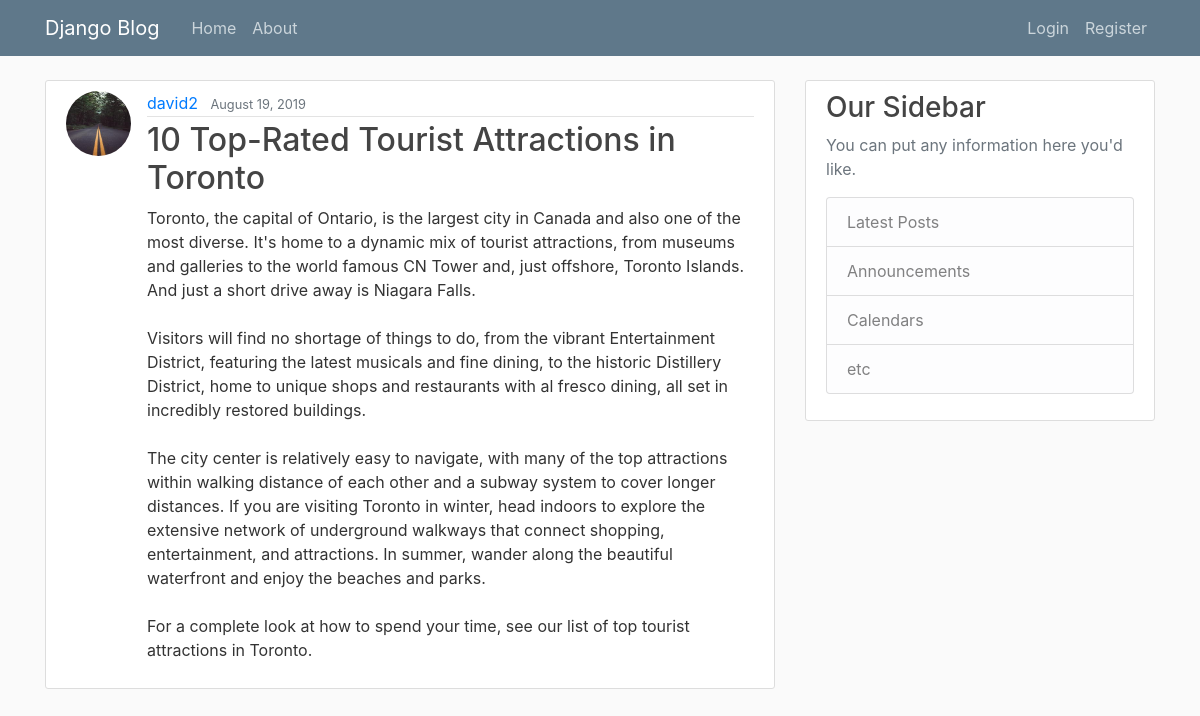
The app's page /post/37 with its own data.
### blog/models.py (models this page shows, shortened)
class Post(models.Model):
    title = models.CharField(max_length=100)
    content = models.TextField()
    date_posted = models.DateTimeField(default=timezone.now)
    author = models.ForeignKey(User, on_delete=models.CASCADE)

### users/models.py (models this page shows, shortened)
class Profile(models.Model):
    user = models.OneToOneField(User, on_delete=models.CASCADE)
    image = models.ImageField(default='default.jpg', upload_to='profile_pics')

### blog/views.py (the view)
# urls.py: path('post/<int:pk>', PostDetailView.as_view(), name='post-detail'),
class PostDetailView(DetailView):
    model = Post

### blog/templates/blog/post_detail.html (shortened to what this page needs)
{% extends "blog/base.html" %}
{% block content %}
    <article class="media content-section">
        <img class="rounded-circle article-img" src="{{ object.author.profile.image.url }}">
      <div class="media-body">
        <div class="article-metadata">
          <a class="mr-2" href="#">{{ object.author }}</a>
          <small class="text-muted">{{ object.date_posted|date:"F j, Y" }}</small>
        </div>
        <h2 class="article-title">{{ object.title }}</h2>
        <p class="article-content">{{ object.content }}</p>
      </div>
    </article>
{% endblock content %}

### blog/static/blog/main.css (style rules this page uses)
body { background: #fafafa; color: #333333; margin-top: 5rem; }
h1, h2, h3, h4, h5, h6 { color: #444444; }
.content-section { background: #ffffff; padding: 10px 20px; border: 1px solid #dddddd; border-radius: 3px; margin-bottom: 20px; }
.article-title { color: #444444; }
.article-content { white-space: pre-line; }
.article-img { height: 65px; width: 65px; margin-right: 16px; }
.article-metadata { padding-bottom: 1px; margin-bottom: 4px; border-bottom: 1px solid #e3e3e3 }

### records on screen
Post: author.profile.image (picture), author "david2", date_posted "August 19, 2019", title "10 Top-Rated Tourist Attractions in Toronto", content "Toronto, the capital of Ontario, is the largest city in Canada and also one of the most diverse. It's home to a dynamic mix of tourist attractions, from museums and galleries to the world famous CN Tower and, just offshore, Toronto Islands. And just a short drive away is Niagara Falls. Visitors will find no shortage of things to do, from the vibrant Entertainment District, featuring the latest musicals and fine dining, to the historic Distillery District, home to unique shops and restaurants with al fresco dining, all set in incredibly restored buildings. The city center is relatively easy to navigate, with many of the top attractions within walking distance of each other and a subway…"
